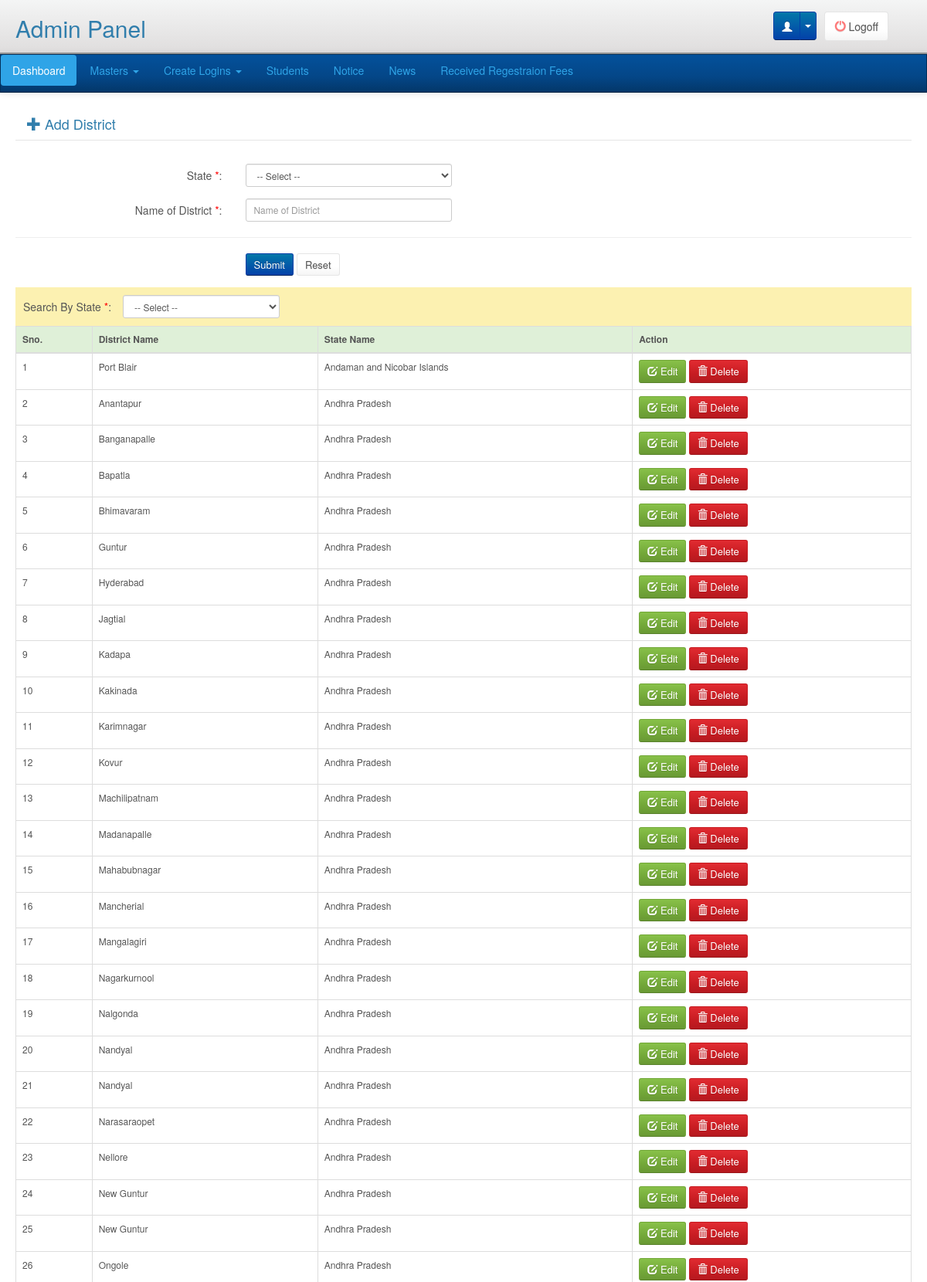
/adminpanel/masters/district/index.php (signed in, upper part), run on the app's committed database.
### tables this page shows
CREATE TABLE `district_master` (
  `District_Id` smallint(6) NOT NULL,
  `State_Id` tinyint(4) NOT NULL,
  `District_Name` varchar(100) NOT NULL
);

CREATE TABLE `state_master` (
  `State_Id` tinyint(4) NOT NULL,
  `State_Name` varchar(100) NOT NULL
);

### libraries/classes/DBConn.php (called while the page is built, shortened)
<?php
class DBConn  extends Conn {
	 function ExecuteQuery($userQuery)
	{
		$result= mysql_query($userQuery);
                $num_fields = mysql_num_fields($result);
				$obj = array();
				$x=1;
				while($row=mysql_fetch_array($result)){
				  for($j=0;$j<$num_fields;$j++){
					 $name = mysql_field_name($result, $j);
					 $obj[$x][$name]=$row[$name];
					}
					$x++;
					}
     return $obj;
	}
}
?>

### adminpanel/masters/district/index.php (the view, shortened to what this page needs)
<?php
require_once(PATH_LIBRARIES.'/classes/DBConn.php');
include(PATH_ADMIN_INCLUDE.'/header.php');
$db = new DBConn();
$getDistrict=$db->ExecuteQuery("SELECT dm.District_Id, dm.District_Name, s.State_Name FROM district_master dm
LEFT JOIN state_master s ON dm.State_Id = s.State_Id
ORDER BY State_Name, District_Name ASC
");
?>
<div class="main">
  <div class="page-title">
        <div>
            <div class="col-lg-5 pull-left"><h4><i class="glyphicon glyphicon-plus"></i> Add District</h4></div>
        </div>
        <div class="clearfix">&nbsp;</div>
    </div>
  <div class="clear formbgstyle">
    <form class="form-horizontal" role="form" id="insertDistrict" method="post">
      <div>
        <div class="form-group">
          <label class="control-label col-sm-3 mandatory" for="state">State <span>*</span>:</label>
          <div class="col-sm-3">
            <select name="state" id="state" class="form-control input-sm" >
              <option value="">-- Select --</option>
            </select>
          </div>
        </div>
        <div class="form-group">
          <label class="control-label col-sm-3 mandatory" for="district_name">Name of District <span>*</span>:</label>
          <div class="col-sm-3">
            <input type="text" class="form-control input-sm" id="district_name" name="district_name" placeholder="Name of District"  />
          </div>
        </div>
        <hr />
        <div class="form-group">
          <div class="col-sm-3"></div>
          <div class="col-sm-3">
            <input type="button" class="btn btn-primary btn-sm" id="submit" value="Submit">
            <input type="reset" class="btn btn-default btn-sm" id="reset" value="Reset">
          </div>
        </div>
      </div>
    </form>
    <div class="form-horizontal">
    	<div style="background:#FCF1B1; padding:10px;">
          <label class="control-label pull-left mandatory" for="searchStateId">Search By State <span>*</span>:</label>
          <div class="pull-left search-fields">
            <select name="searchStateId" id="searchStateId" class="form-control input-sm " >
              <option value="">-- Select --</option>
            </select>
          </div>
          <div class="clearfix"></div>
    </div>
    <div id="districtList">
        <table class="table table-hover table-bordered" id="addedProducts">
          <thead>
            <tr class="success">
              <th>Sno.</th>
              <th>District Name</th>
              <th>State Name</th>
              <th>Action</th>
            </tr>
          </thead>
          <tbody>
            <?php
                $i=1;
                foreach($getDistrict as $getDistrictVal){ ?>
            <tr>
              <td><?php echo $i;?></td>
              <td><?php echo $getDistrictVal['District_Name'];?></td>
              <td><?php echo $getDistrictVal['State_Name'];?></td>
              <td><button type="button" id="editbtn" class="btn btn-success btn-sm" onClick="window.location.href='edit_district.php?id=<?php echo $getDistrictVal['District_Id'];?>'"> <span class="glyphicon glyphicon-edit"></span> Edit </button>
                <button type="button" class="btn btn-danger btn-sm delete" id="<?php echo $getDistrictVal['District_Id']; ?>" name="delete"> <span class="glyphicon glyphicon-trash"></span> Delete </button></td>
            </tr>
            <?php $i++;} ?>
          </tbody>
        </table>
    </div>
  </div>
</div>

### css/adminpanel_style.css (style rules this page uses)
.table { font-size: 12px; }
.clear { clear:both; }
.mandatory span { color:red; }
.main { margin:20px 20px 100px 20px; }
.btn { padding: 4px 10px; font-size: 13px; text-align: center; cursor: pointer; }
.btn-primary { color: #ffffff; text-shadow: 0 -1px 0 rgba(0,0,0,0.25); background-color: #0362a9; background-image: linear-gradient(to bottom,#0378a9,#0341a9); background-repeat: repeat-x; filter: progid:DXImageTransform.Microsoft.gradient(startColorstr='#000378a8', endColorstr='#000341a8', GradientType=0); border-color: #0341a9 #0341a9 #02245e; }
.page-title { border-bottom: 1px solid #E5E5E5; margin-bottom:30px; }
.search-fields { margin:0 15px; }

### data on the page
district_master: District_Name "Port Blair", State_Id.State_Name "Andaman and Nicobar Islands"
district_master: District_Name "Anantapur", State_Id.State_Name "Andhra Pradesh"
district_master: District_Name "Banganapalle", State_Id.State_Name "Andhra Pradesh"
district_master: District_Name "Bapatla", State_Id.State_Name "Andhra Pradesh"
district_master: District_Name "Bhimavaram", State_Id.State_Name "Andhra Pradesh"
district_master: District_Name "Guntur", State_Id.State_Name "Andhra Pradesh"
district_master: District_Name "Hyderabad", State_Id.State_Name "Andhra Pradesh"
district_master: District_Name "Jagtial", State_Id.State_Name "Andhra Pradesh"
district_master: District_Name "Kadapa", State_Id.State_Name "Andhra Pradesh"
district_master: District_Name "Kakinada", State_Id.State_Name "Andhra Pradesh"
district_master: District_Name "Karimnagar", State_Id.State_Name "Andhra Pradesh"
district_master: District_Name "Kovur", State_Id.State_Name "Andhra Pradesh"
district_master: District_Name "Machilipatnam", State_Id.State_Name "Andhra Pradesh"
district_master: District_Name "Madanapalle", State_Id.State_Name "Andhra Pradesh"
district_master: District_Name "Mahabubnagar", State_Id.State_Name "Andhra Pradesh"
district_master: District_Name "Mancherial", State_Id.State_Name "Andhra Pradesh"
district_master: District_Name "Mangalagiri", State_Id.State_Name "Andhra Pradesh"
district_master: District_Name "Nagarkurnool", State_Id.State_Name "Andhra Pradesh"
district_master: District_Name "Nalgonda", State_Id.State_Name "Andhra Pradesh"
district_master: District_Name "Nandyal", State_Id.State_Name "Andhra Pradesh"
district_master: District_Name "Nandyal", State_Id.State_Name "Andhra Pradesh"
district_master: District_Name "Narasaraopet", State_Id.State_Name "Andhra Pradesh"
district_master: District_Name "Nellore", State_Id.State_Name "Andhra Pradesh"
district_master: District_Name "New Guntur", State_Id.State_Name "Andhra Pradesh"
district_master: District_Name "New Guntur", State_Id.State_Name "Andhra Pradesh"
district_master: District_Name "Ongole", State_Id.State_Name "Andhra Pradesh"
